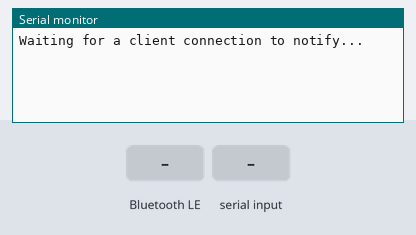
Recording of a sketch running on a simulated ESP32-S3. On the bench: the last lines printed to the serial monitor. The test bench sets the inputs (shaded band). Nothing arrives over Bluetooth unless stated; a phone connects over Bluetooth LE 3 s after start.

Above: at 1.2 s.
1.3 s: Bluetooth LE write "1" received
At 4.2 s:
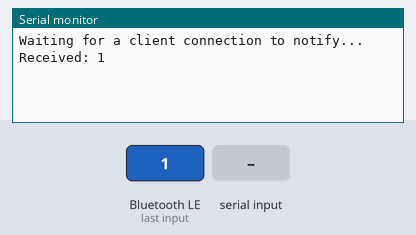
4.5 s: "1" received over Serial
At 6.8 s:
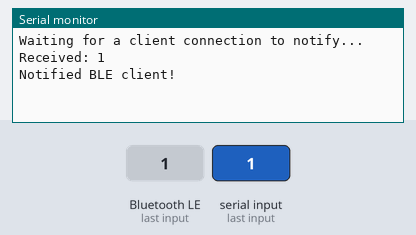

The sketch:

esp32-s3-bluetooth.ino
```cpp
#include <BLEDevice.h>
#include <BLEServer.h>
#include <BLEUtils.h>
#include <BLE2902.h>

// Use distinct global pointers for TX and RX
BLECharacteristic *pTxCharacteristic;
BLECharacteristic *pRxCharacteristic;

bool deviceConnected = false;
long lastMsg = 0;
String rxload = "Test\n";

#define SERVICE_UUID           "6E400001-B5A3-F393-E0A9-E50E24DCCA9E"
#define CHARACTERISTIC_UUID_RX "6E400002-B5A3-F393-E0A9-E50E24DCCA9E"
#define CHARACTERISTIC_UUID_TX "6E400003-B5A3-F393-E0A9-E50E24DCCA9E"

class MyServerCallbacks: public BLEServerCallbacks {
    void onConnect(BLEServer* pServer) {
      deviceConnected = true;
    };
    void onDisconnect(BLEServer* pServer) {
      deviceConnected = false;
      // Restart advertising so another device can connect after disconnect
      pServer->getAdvertising()->start();
    }
};

class MyCallbacks: public BLECharacteristicCallbacks {
    void onWrite(BLECharacteristic *pCharacteristic) {
      // Returns an Arduino String directly on ESP32 Core v3+
      String rxValue = pCharacteristic->getValue();
      if (rxValue.length() > 0) {
        rxload = rxValue;
      }
    }
};

void setupBLE(String BLEName) {
  BLEDevice::init(BLEName.c_str());
  BLEServer *pServer = BLEDevice::createServer();
  pServer->setCallbacks(new MyServerCallbacks());

  BLEService *pService = pServer->createService(SERVICE_UUID);

  // Create TX Characteristic (Notifications)
  pTxCharacteristic = pService->createCharacteristic(
                        CHARACTERISTIC_UUID_TX,
                        BLECharacteristic::PROPERTY_NOTIFY
                      );
  pTxCharacteristic->addDescriptor(new BLE2902());

  // Create RX Characteristic (Writes)
  pRxCharacteristic = pService->createCharacteristic(
                        CHARACTERISTIC_UUID_RX,
                        BLECharacteristic::PROPERTY_WRITE
                      );
  pRxCharacteristic->setCallbacks(new MyCallbacks());

  pService->start();

  // Configure and start advertising
  BLEAdvertising *pAdvertising = BLEDevice::getAdvertising();
  pAdvertising->addServiceUUID(SERVICE_UUID);
  pAdvertising->setScanResponse(true);
  pAdvertising->setMinPreferred(0x06); // Helps with iPhone connection issues
  pAdvertising->setMinPreferred(0x12);
  BLEDevice::startAdvertising();

  Serial.println("Waiting for a client connection to notify...");
}

void setup() {
  Serial.begin(115200);
  setupBLE("ESP32S3_Bluetooth");
}

void loop() {
  long now = millis();
  if (now - lastMsg > 1000) {
    if (deviceConnected && rxload.length() > 0) {
        Serial.print("Received: ");
        Serial.println(rxload);
        rxload = "";
    }
    if (Serial.available() > 0) {
        String str = Serial.readString();

        // Use the explicit pTxCharacteristic pointer here
        if (deviceConnected) {
          pTxCharacteristic->setValue(str.c_str());
          pTxCharacteristic->notify();
          Serial.println("Notified BLE client!");
        } else {
          Serial.println("Cannot send: No BLE device connected.");
        }
    }
    lastMsg = now;
  }
}
```

Measured:
- after the input at 1.3 s, the serial monitor: prints a new line after 1.7 s (image 1)
- after the input at 4.5 s, the serial monitor: prints a new line after 1.5 s (image 2)
